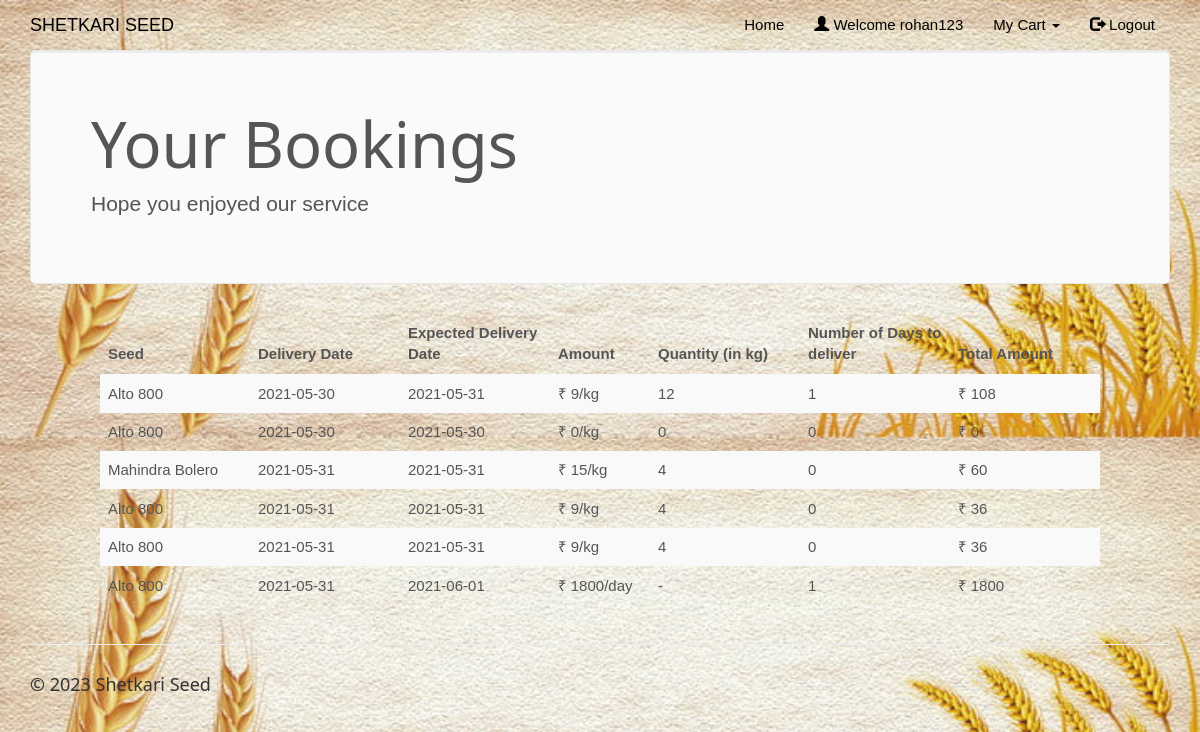
The app's page /mybookings.php (signed in) with its own data.
### tables this page shows
CREATE TABLE `rentedcars` (
  `id` int(100) NOT NULL,
  `customer_username` varchar(50) NOT NULL,
  `car_id` int(20) NOT NULL,
  `driver_id` int(20) NOT NULL,
  `booking_date` date NOT NULL,
  `rent_start_date` date NOT NULL,
  `rent_end_date` date NOT NULL,
  `car_return_date` date DEFAULT NULL,
  `fare` double NOT NULL,
  `charge_type` varchar(25) NOT NULL DEFAULT 'days',
  `distance` double DEFAULT NULL,
  `no_of_days` int(50) DEFAULT NULL,
  `total_amount` double DEFAULT NULL,
  `return_status` varchar(10) NOT NULL
);

CREATE TABLE `cars` (
  `car_id` int(20) NOT NULL,
  `car_name` varchar(50) NOT NULL,
  `car_nameplate` varchar(50) NOT NULL,
  `car_img` varchar(50) DEFAULT 'NA',
  `ac_price` float NOT NULL,
  `non_ac_price` float NOT NULL,
  `ac_price_per_day` float NOT NULL,
  `non_ac_price_per_day` float NOT NULL,
  `car_availability` varchar(10) NOT NULL
);

### mybookings.php (the view, shortened to what this page needs)
<!DOCTYPE html>
<html>
<?php
$conn = Connect();
?>
<head>
<link rel="stylesheet" href="assets/bootstrap/css/bootstrap.min.css">
<link rel="stylesheet" href="assets/fonts/font-awesome.min.css">
    <link rel="stylesheet" href="assets/w3css/w3.css">
<link rel="stylesheet" type="text/css" href="assets/css/customerlogin.css">
<link rel="stylesheet" type="text/css" media="screen" href="assets/css/clientpage.css" />
</head>
<body id="page-top" data-spy="scroll" data-target=".navbar-fixed-top">
    <nav class="navbar navbar-custom navbar-fixed-top" role="navigation" style="color: black">
        <div class="container">
            <div class="navbar-header">
                <a class="navbar-brand page-scroll" href="index.php">
                   SHETKARI SEED </a>
            </div>
            <?php
                if(isset($_SESSION['login_client'])){
            ?>
            <div class="collapse navbar-collapse navbar-right navbar-main-collapse">
                <ul class="nav navbar-nav">
                    <li>
                        <a href="index.php">Home</a>
                    </li>
                    <li>
                        <a href="#"><span class="glyphicon glyphicon-user"></span> Welcome <?php echo $_SESSION['login_client']; ?></a>
                    </li>
                    <li>
                    <ul class="nav navbar-nav navbar-right">
            <li><a href="#" class="dropdown-toggle active" data-toggle="dropdown" role="button" aria-haspopup="true" aria-expanded="false"><span class="glyphicon glyphicon-user"></span> Control Panel <span class="caret"></span> </a>
                <ul class="dropdown-menu">
              <li> <a href="entercar.php">Add Seeds</a></li>
              <li> <a href="enterdriver.php"> Add Agent</a></li>
              <li> <a href="clientview.php">My Orders</a></li>
            </ul>
            </li>
          </ul>
                    </li>
                    <li>
                        <a href="logout.php"><span class="glyphicon glyphicon-log-out"></span> Logout</a>
                    </li>
                </ul>
            </div>
            <?php
                }
                else if (isset($_SESSION['login_customer'])){
            ?>
            <div class="collapse navbar-collapse navbar-right navbar-main-collapse">
                <ul class="nav navbar-nav">
                    <li>
                        <a href="index.php">Home</a>
                    </li>
                    <li>
                        <a href="#"><span class="glyphicon glyphicon-user"></span> Welcome <?php echo $_SESSION['login_customer']; ?></a>
                    </li>
                    <ul class="nav navbar-nav">
            <li><a href="#" class="dropdown-toggle active" data-toggle="dropdown" role="button" aria-haspopup="true" aria-expanded="false"> My Cart <span class="caret"></span> </a>
            </li>
          </ul>
                    <li>
                        <a href="logout.php"><span class="glyphicon glyphicon-log-out"></span> Logout</a>
                    </li>
                </ul>
            </div>
                <?php   }
                ?>
        </div>
    </nav>
<?php $login_customer = $_SESSION['login_customer'];
    $sql1 = "SELECT * FROM rentedcars rc, cars c
    WHERE rc.customer_username='$login_customer' AND c.car_id=rc.car_id AND rc.return_status='R'";
    $result1 = $conn->query($sql1);
    if (mysqli_num_rows($result1) > 0) {
?>
<div class="container">
      <div class="jumbotron">
        <h1>Your Bookings</h1>
        <p> Hope you enjoyed our service </p>
      </div>
    </div>
    <div class="table-responsive" style="padding-left: 100px; padding-right: 100px;" >
<table class="table table-striped">
  <thead class="thead-dark">
<tr>
<th width="15%">Seed</th>
<th width="15%">Delivery Date</th>
<th width="15%">Expected Delivery Date</th>
<th width="10%">Amount</th>
<th width="15%">Quantity (in kg)</th>
<th width="15%">Number of Days to deliver</th>
<th width="15%">Total Amount</th>
</tr>
</thead>
<?php
        while($row = mysqli_fetch_assoc($result1)) {
?>
<tr>
<td><?php echo $row["car_name"]; ?></td>
<td><?php echo $row["rent_start_date"] ?></td>
<td><?php echo $row["rent_end_date"]; ?></td>
<td>&#8377; <?php
            if($row["charge_type"] == "days"){
                    echo ($row["fare"] . "/day");
                } else {
                    echo ($row["fare"] . "/kg");
                }
            ?></td>
<td><?php  if($row["charge_type"] == "days"){
                    echo ("-");
                } else {
                    echo ($row["distance"]);
                } ?></td>
<td><?php echo $row["no_of_days"]; ?> </td>
<td>&#8377; <?php echo $row["total_amount"]; ?></td>
</tr>
<?php        } ?>
                </table>
                </div>
            <?php
        } ?>
</body>
<footer class="site-footer">
        <div class="container">
            <hr>
            <div class="row">
                <div class="col-sm-6">
                    <h5>© 2023 Shetkari Seed</h5>
                </div>
            </div>
        </div>
    </footer>
</html>

### assets/w3css/w3.css (style rules this page uses)
*,*:before,*:after { box-sizing:inherit }
html { -ms-text-size-adjust:100%;-webkit-text-size-adjust:100% }
body { margin:0 }
article,aside,details,figcaption,figure,footer,header,main,menu,nav,section,summary { display:block }
a { background-color:transparent;-webkit-text-decoration-skip:objects }
hr { box-sizing:content-box;height:0;overflow:visible }
html,body { font-family:Verdana,sans-serif;font-size:15px;line-height:1.5 }
html { overflow-x:hidden }
h1 { font-size:36px }
h5 { font-size:18px }
h1,h2,h3,h4,h5,h6 { font-family:"Segoe UI",Arial,sans-serif;font-weight:400;margin:10px 0 }
hr { border:0;border-top:1px solid #eee;margin:20px 0 }
a { color:inherit }

### assets/css/customerlogin.css (style rules this page uses)
body, html { height: 100%; }
body { padding-top: 50px; background: url("../../assets/img/bg-5.jpg"); background-size: 100%; }
footer { display: block; }

### records on screen
rentedcars: car.car_name "Alto 800", rent_start_date "2021-05-30", rent_end_date "2021-05-31", fare "9", distance "12", no_of_days "1", total_amount "108"
rentedcars: car.car_name "Alto 800", rent_start_date "2021-05-30", rent_end_date "2021-05-30", fare "0", distance "0", no_of_days "0", total_amount "0"
rentedcars: car.car_name "Mahindra Bolero", rent_start_date "2021-05-31", rent_end_date "2021-05-31", fare "15", distance "4", no_of_days "0", total_amount "60"
rentedcars: car.car_name "Alto 800", rent_start_date "2021-05-31", rent_end_date "2021-05-31", fare "9", distance "4", no_of_days "0", total_amount "36"
rentedcars: car.car_name "Alto 800", rent_start_date "2021-05-31", rent_end_date "2021-05-31", fare "9", distance "4", no_of_days "0", total_amount "36"
rentedcars: car.car_name "Alto 800", rent_start_date "2021-05-31", rent_end_date "2021-06-01", fare "1800", no_of_days "1", total_amount "1800"

### other values on screen
$_SESSION['login_customer'] "rohan123"
